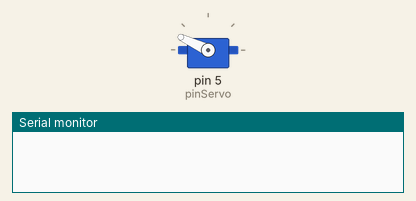
This sketch was run on a simulated Arduino Uno, built with avr-gcc and run on an emulated ATmega328P. Parts: servo, the last lines printed to the serial monitor. Random numbers use the default seed unless the sketch sets one.

Above: at 0.1 s.
At 8.1 s:
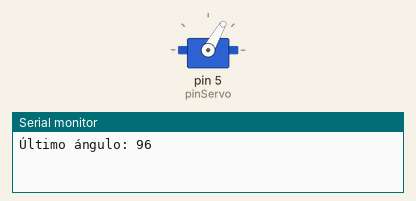
At 17.1 s:
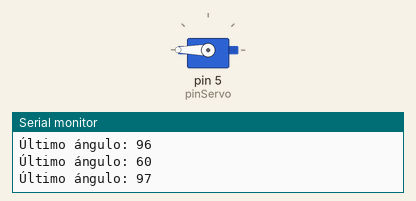
At 39.1 s:
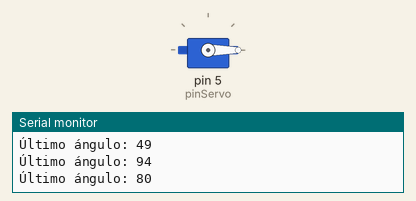
Timing chart, 0 to 40.0 s (numbered marks = the images above):
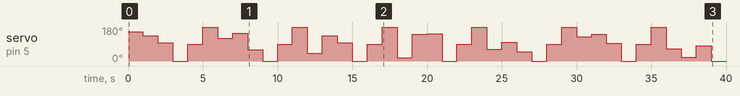

Measured:
- by itself, servo on pin 5 (pinServo): 155° → 133° at 1.0 s, → 96° 1.0 s later, → 0° 1.0 s later, → 90° 1.0 s later, … (39 changes in this stretch)

The sketch:

ej3.ino
```cpp
#define pinServo 5
#include <Servo.h>
Servo servo;
int contador = 0;
int tiempo = 1000;

void setup() {
   Serial.begin(9600);
   servo.attach(pinServo);
}

void loop(){
  int angulo = random(0, 181);
  servo.write(angulo);
  delay(tiempo);
  contador++;

  if (contador == 3) {
    Serial.print("Último ángulo: ");
    Serial.println(angulo);
    servo.write(0);
    delay(tiempo);
    servo.write(90);
    delay(tiempo);
    servo.write(180);
    delay(tiempo);
    contador = 0;
  }
}
```
